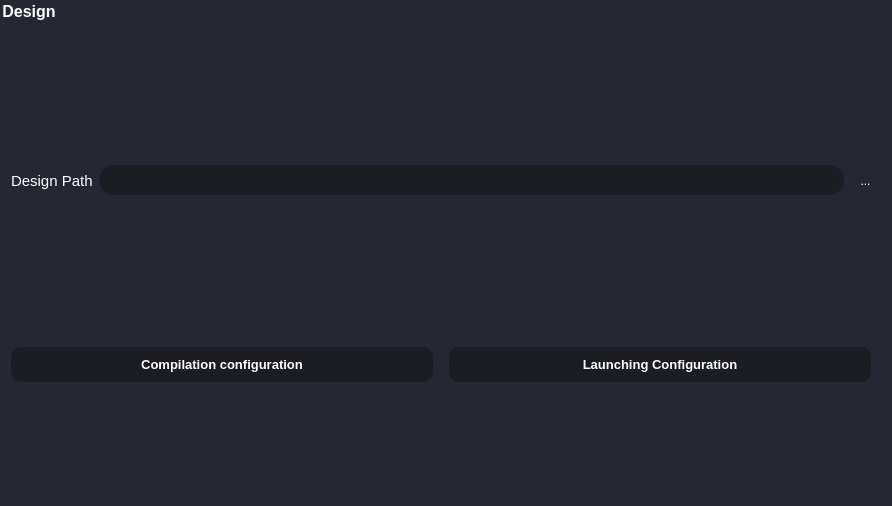
<?xml version="1.0" encoding="UTF-8"?>
<ui version="4.0">
 <class>DesignBox</class>
 <widget class="QGroupBox" name="DesignBox">
  <property name="geometry">
   <rect>
    <x>0</x>
    <y>0</y>
    <width>892</width>
    <height>506</height>
   </rect>
  </property>
  <property name="font">
   <font>
    <pointsize>-1</pointsize>
    <bold>true</bold>
   </font>
  </property>
  <property name="windowTitle">
   <string>GroupBox</string>
  </property>
  <property name="styleSheet">
   <string notr="true">QGroupBox{
background-color:rgb(37, 40, 50);
color: white;
border-radius: 15px;
font-size:16px;
}
QLabel{
color: white;

}
QLineEdit{
	border: 0px solid rgb(37, 39, 48);
	height: 30px;
	border-radius: 15px;
	color: white;
	padding-left: 20px;
	padding-right: 20px;
	background-color: rgb(27, 29, 35);
}
QLineEdit:hover{
	border: 2px solid rgb(64, 71, 88)
}
QLineEdit:focus{
	border: 3px solid rgb(91, 101, 124);
	color: white;
}
QLineEdit:disabled {
	background-color: #808080;
}
/* ToolButton */
QToolButton {
	border: 0px;
	width: 28px;
	height: 28px;
	background-color: transparent;
	color: rgb(255, 255, 255);
	border-radius: 15px;
}
QToolButton:hover {
	background-color: rgb(57, 65, 80);
	border: 2px solid rgb(61, 70, 86);
}
QToolButton:pressed {
	background-color: rgb(35, 40, 49);
	border: 2px solid rgb(43, 50, 61);
}
QPushButton{
	background-color: rgb(27, 29, 35);
}
QPushButton {
	border: 0px solid rgb(52, 59, 72);
	color: rgb(255, 255, 255);
	border-radius: 10px;
	margin-right:10px;
}
QPushButton:hover {
	background-color: rgb(57, 65, 80);
	border: 5px solid transparent;
}
QPushButton:pressed {
	background-color: rgb(35, 40, 49);
	border: 7px solid transparent;
}
QPushButton:disabled {
	background-color: rgb(102, 109, 122);
	color: rgb(168, 168, 168);
}

</string>
  </property>
  <property name="title">
   <string>Design</string>
  </property>
  <layout class="QGridLayout" name="gridLayout">
   <item row="2" column="0">
    <layout class="QHBoxLayout" name="DesignPath_horizontalLayout">
     <property name="sizeConstraint">
      <enum>QLayout::SetNoConstraint</enum>
     </property>
     <item>
      <widget class="QLabel" name="DesignPath_label">
       <property name="font">
        <font>
         <family>MS Shell Dlg 2</family>
         <pointsize>11</pointsize>
         <italic>false</italic>
         <bold>false</bold>
        </font>
       </property>
       <property name="lineWidth">
        <number>0</number>
       </property>
       <property name="text">
        <string>Design Path</string>
       </property>
      </widget>
     </item>
     <item>
      <widget class="QLineEdit" name="DesignPath_lineEdit">
       <property name="focusPolicy">
        <enum>Qt::ClickFocus</enum>
       </property>
       <property name="styleSheet">
        <string notr="true"/>
       </property>
      </widget>
     </item>
     <item>
      <widget class="QToolButton" name="BrowseDesignPath_button">
       <property name="styleSheet">
        <string notr="true"/>
       </property>
       <property name="text">
        <string>...</string>
       </property>
       <property name="icon">
        <iconset>
         <normaloff>:/icons/icons/folder_icon.png</normaloff>:/icons/icons/folder_icon.png</iconset>
       </property>
      </widget>
     </item>
    </layout>
   </item>
   <item row="1" column="0">
    <spacer name="verticalSpacer">
     <property name="orientation">
      <enum>Qt::Vertical</enum>
     </property>
     <property name="sizeType">
      <enum>QSizePolicy::Preferred</enum>
     </property>
     <property name="sizeHint" stdset="0">
      <size>
       <width>20</width>
       <height>24</height>
      </size>
     </property>
    </spacer>
   </item>
   <item row="5" column="0">
    <spacer name="verticalSpacer_2">
     <property name="orientation">
      <enum>Qt::Vertical</enum>
     </property>
     <property name="sizeType">
      <enum>QSizePolicy::Preferred</enum>
     </property>
     <property name="sizeHint" stdset="0">
      <size>
       <width>20</width>
       <height>60</height>
      </size>
     </property>
    </spacer>
   </item>
   <item row="4" column="0">
    <layout class="QHBoxLayout" name="Configurations_horizontalLayout">
     <property name="sizeConstraint">
      <enum>QLayout::SetNoConstraint</enum>
     </property>
     <item>
      <widget class="QPushButton" name="CompilationConfig_button">
       <property name="sizePolicy">
        <sizepolicy hsizetype="Preferred" vsizetype="Fixed">
         <horstretch>0</horstretch>
         <verstretch>0</verstretch>
        </sizepolicy>
       </property>
       <property name="minimumSize">
        <size>
         <width>150</width>
         <height>35</height>
        </size>
       </property>
       <property name="font">
        <font>
         <pointsize>10</pointsize>
         <bold>true</bold>
        </font>
       </property>
       <property name="focusPolicy">
        <enum>Qt::NoFocus</enum>
       </property>
       <property name="styleSheet">
        <string notr="true"/>
       </property>
       <property name="text">
        <string>Compilation configuration</string>
       </property>
      </widget>
     </item>
     <item>
      <widget class="QPushButton" name="LaunchingConfig_button">
       <property name="sizePolicy">
        <sizepolicy hsizetype="Preferred" vsizetype="Fixed">
         <horstretch>0</horstretch>
         <verstretch>0</verstretch>
        </sizepolicy>
       </property>
       <property name="minimumSize">
        <size>
         <width>150</width>
         <height>35</height>
        </size>
       </property>
       <property name="font">
        <font>
         <pointsize>10</pointsize>
         <bold>true</bold>
        </font>
       </property>
       <property name="focusPolicy">
        <enum>Qt::NoFocus</enum>
       </property>
       <property name="styleSheet">
        <string notr="true"/>
       </property>
       <property name="text">
        <string>Launching Configuration</string>
       </property>
      </widget>
     </item>
    </layout>
   </item>
   <item row="0" column="0">
    <layout class="QHBoxLayout" name="horizontalLayout" stretch="0,0">
     <property name="spacing">
      <number>0</number>
     </property>
     <property name="sizeConstraint">
      <enum>QLayout::SetNoConstraint</enum>
     </property>
     <property name="bottomMargin">
      <number>8</number>
     </property>
     <item>
      <spacer name="horizontalSpacer">
       <property name="orientation">
        <enum>Qt::Horizontal</enum>
       </property>
       <property name="sizeHint" stdset="0">
        <size>
         <width>40</width>
         <height>0</height>
        </size>
       </property>
      </spacer>
     </item>
     <item>
      <widget class="QPushButton" name="delete_pushButton">
       <property name="styleSheet">
        <string notr="true">background:none;
</string>
       </property>
       <property name="text">
        <string/>
       </property>
       <property name="icon">
        <iconset>
         <normaloff>../IconsImages/delete.png</normaloff>../IconsImages/delete.png</iconset>
       </property>
       <property name="iconSize">
        <size>
         <width>35</width>
         <height>25</height>
        </size>
       </property>
      </widget>
     </item>
    </layout>
   </item>
   <item row="3" column="0">
    <spacer name="verticalSpacer_3">
     <property name="orientation">
      <enum>Qt::Vertical</enum>
     </property>
     <property name="sizeType">
      <enum>QSizePolicy::Preferred</enum>
     </property>
     <property name="sizeHint" stdset="0">
      <size>
       <width>20</width>
       <height>94</height>
      </size>
     </property>
    </spacer>
   </item>
  </layout>
 </widget>
 <resources/>
 <connections/>
</ui>
